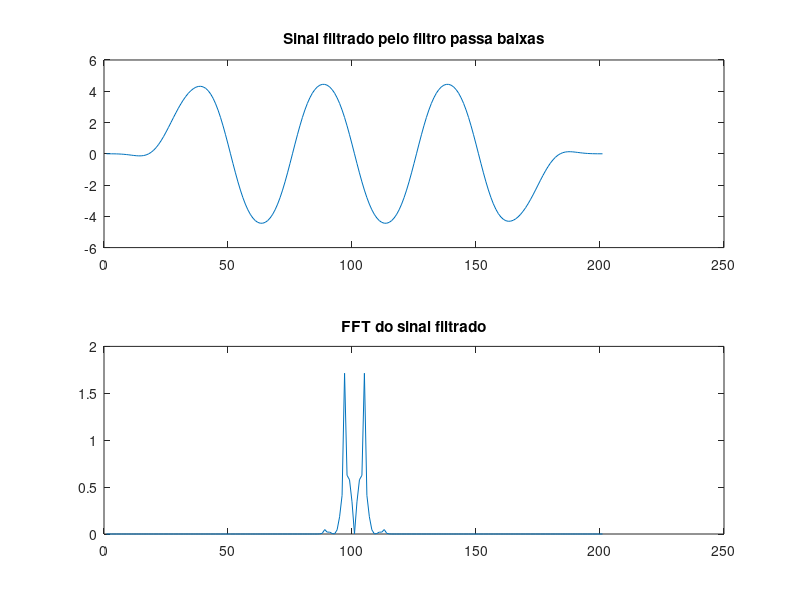
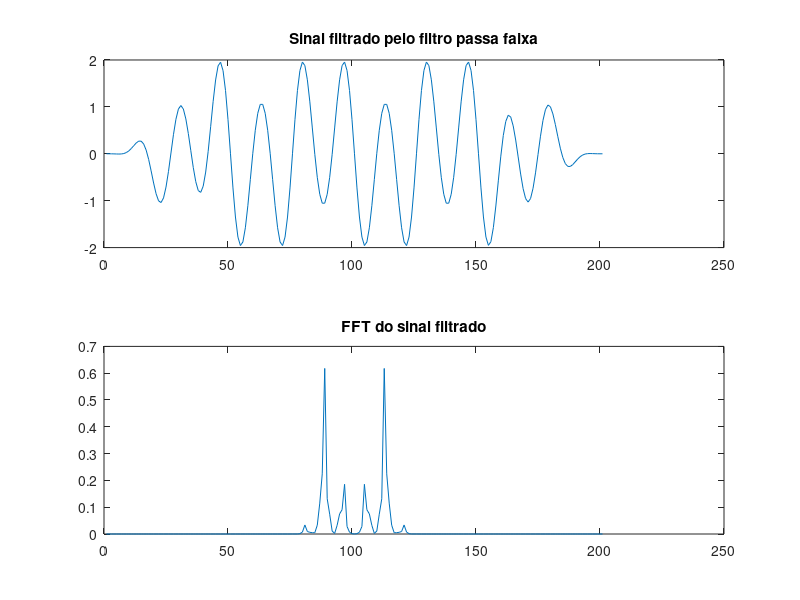
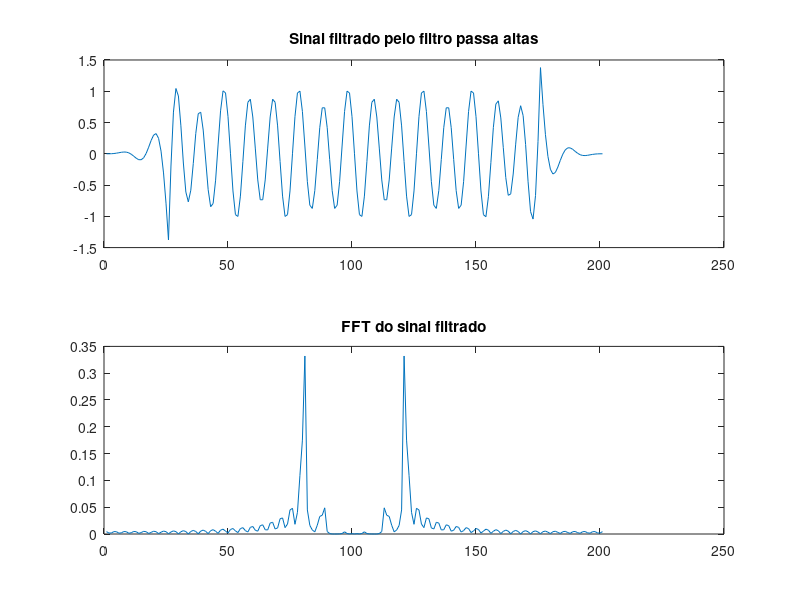

MATLAB code to generate these figures, in order:
%Gerar um sinal s(t) composto pela somat?ria de 3 senos com amplitudes
%de 5V, 5/3V e 1V e frequ?ncias de 1, 3 e 5 kHz, respectivamente.

A1 = 5;
A2 = 5/3;
A3 = 1;

f1 = 1e3;
f2 = 3e3;
f3 = 5e3;

fs = f1*50; %50K
Ts = 1/fs;
T = 1/f1;

t=[0:Ts:3*T];
passo = 1/(3*T);
freq = [-fs/2:passo:fs/2];

s = A1*sin(2*pi*f1*t)+A2*sin(2*pi*f2*t)+A3*sin(2*pi*f3*t);
S = fft(s)/length(s);

% subplot(211)
% plot(t, s)
% title('Soma de 3 senos com diferentes amplitudes e frequencias')
% xlabel('t(milisegundos)')
% ylabel('s(t)')
% subplot(212)
% plot(freq, S)
% title('FFT do sinal s(t)')
% xlabel('f(KHz)')
%  ylabel('S(f)')

% projetando os filtros
filtro_PB = fir1(50,(2000*2)/fs, 'low'); %(2000*2)/fs 0.08
filtro_PF = fir1(50,[(2000*2)/fs (4000*2)/fs], 'bandpass'); %(2000*2)/fs (4000*2)/fs 0.08 0.16
filtro_PA = fir1(50,(4000*2)/fs, 'high'); %(4000*2)/fs 0.16

filtrado_PB = conv(filtro_PB, s);
filtrado_PF = conv(filtro_PF, s);
filtrado_PA = conv(filtro_PA, s);

PB = fft(filtrado_PB)/length(filtrado_PB);
PF = fft(filtrado_PF)/length(filtrado_PF);
PA = fft(filtrado_PA)/length(filtrado_PA);

figure(1)
subplot(211)
plot(filtrado_PB)
title('Sinal filtrado pelo filtro passa baixas')
subplot(212)
plot(abs(fftshift(PB)))
title('FFT do sinal filtrado')


figure(2)
subplot(211)
plot(filtrado_PF)
title('Sinal filtrado pelo filtro passa faixa')
subplot(212)
plot(abs(fftshift(PF)))
title('FFT do sinal filtrado')



figure(3)
subplot(211)
plot(filtrado_PA)
title('Sinal filtrado pelo filtro passa altas')
subplot(212)
plot(abs(fftshift(PA)))
title('FFT do sinal filtrado')

% figure(1)
% freqz(filtro_PB)
% figure(2)
% freqz(filtro_PF)
% figure(3)
% freqz(filtro_PA)

